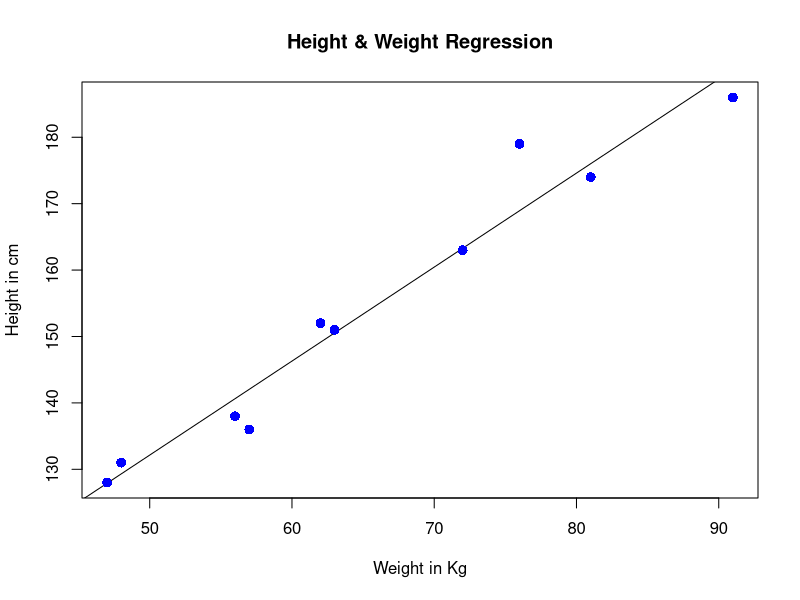
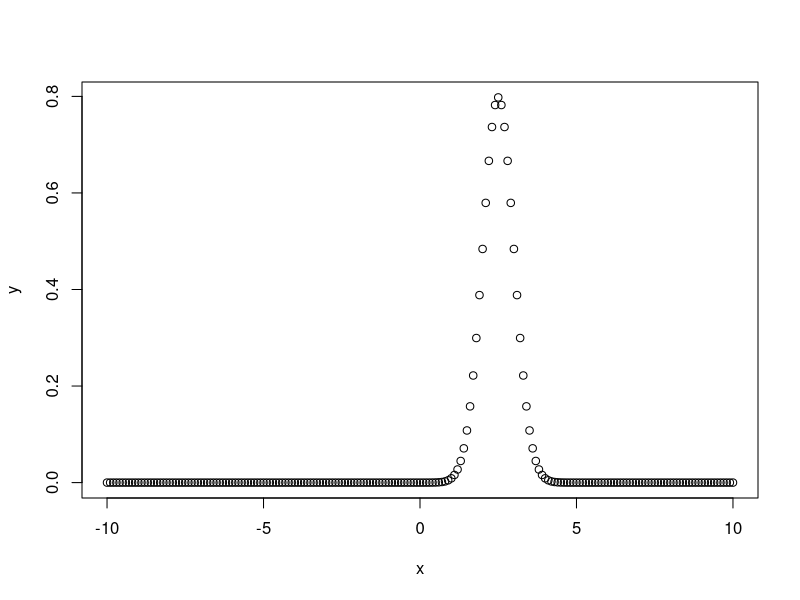
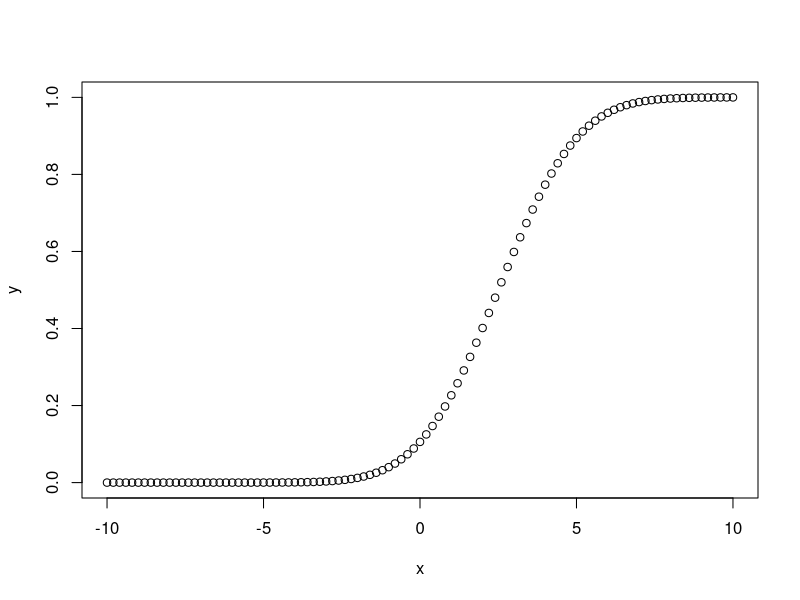
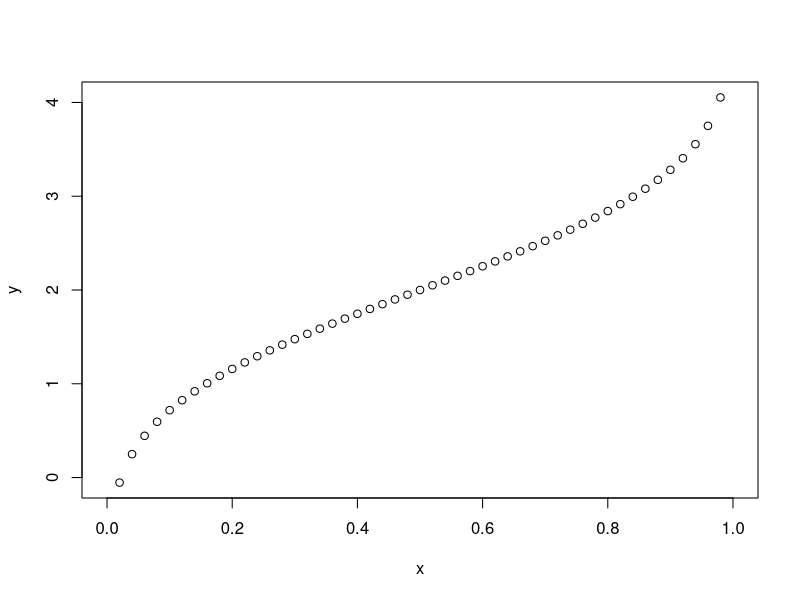
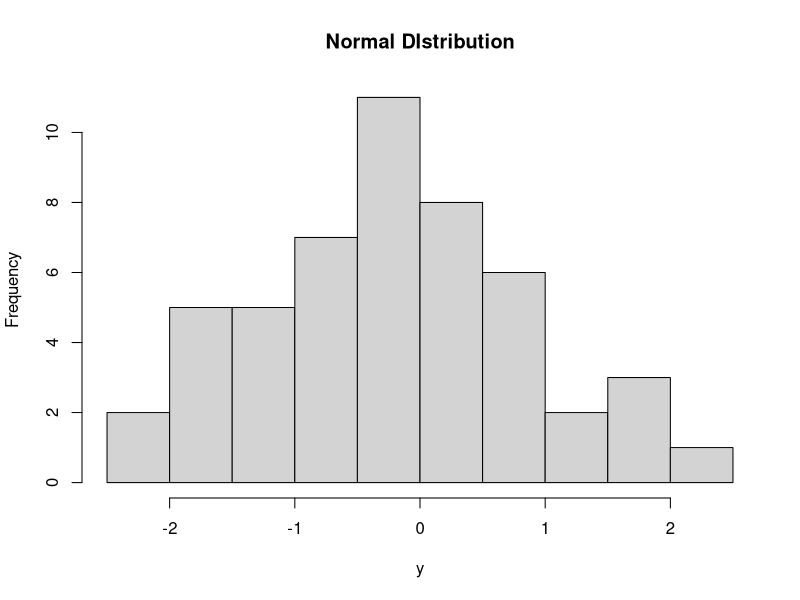
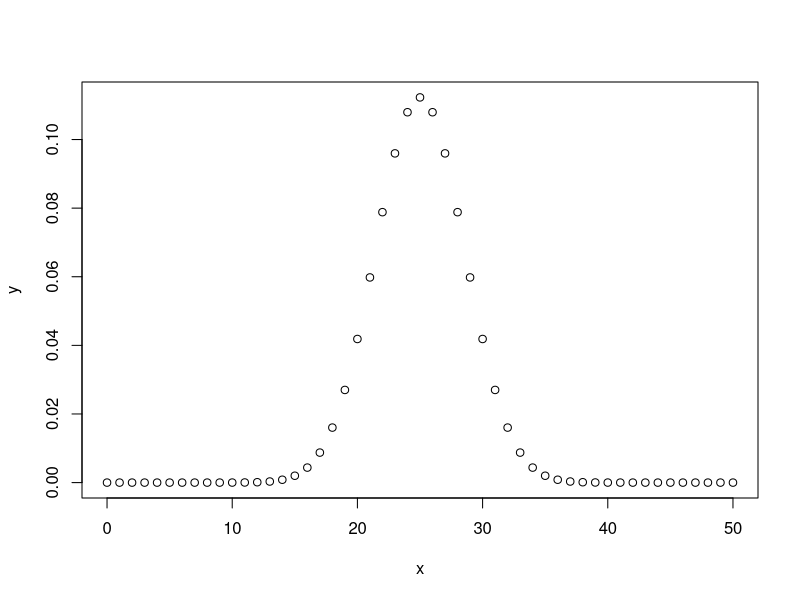
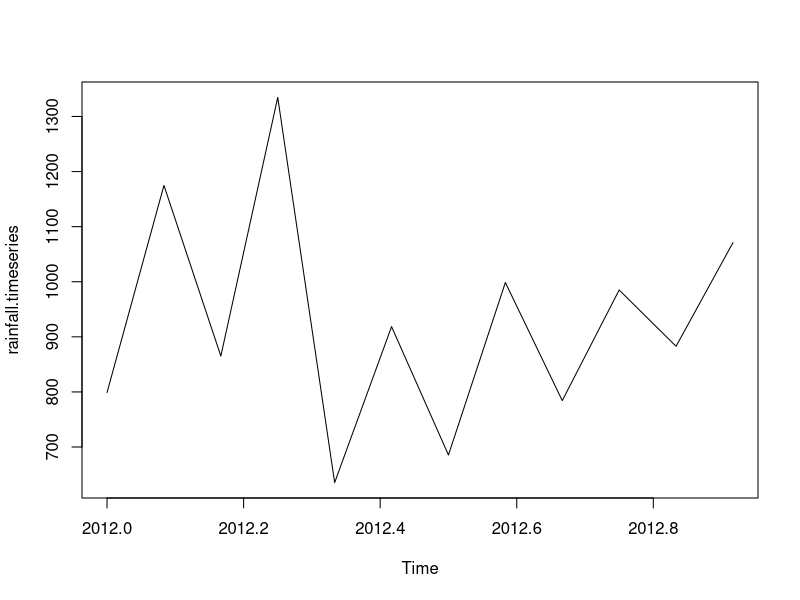
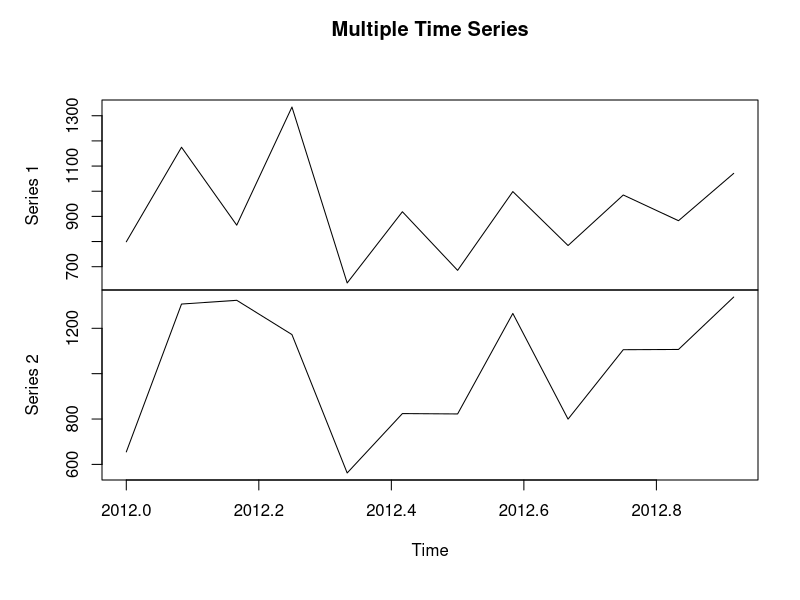

These figures' R source, in order:
################ Mean, Median and Mode ########################

x <- c(12,7,3,4.2,18,2,54,-21,8,-5)
result.mean <- mean(x)
print(result.mean)

x <- c(12,7,3,4.2,18,2,54,-21,8,-5)
# When trim = 0.3, 3 values from each end will be dropped from the calculations to find mean.
result.mean <- mean(x,trim = 0.3)
print(result.mean)

x <- c(12,7,3,4.2,18,2,54,-21,8,-5,NA)
result.mean <-  mean(x)
print(result.mean)
# Find mean dropping NA values.
result.mean <-  mean(x,na.rm = TRUE)
print(result.mean)


x <- c(12,7,3,4.2,18,2,54,-21,8,-5)
median.result <- median(x)
print(median.result)


getmode <- function(v) {
  uniqv <- unique(v)
  uniqv[which.max(tabulate(match(v, uniqv)))]
}

v <- c(2,1,2,3,1,2,3,4,1,5,5,3,2,3)
result <- getmode(v)
print(result)

charv <- c("o","it","the","it","it")
result <- getmode(charv)
print(result)

################ Linear Regression ########################
# One of these variable is called predictor variable whose value is gathered through experiments. 
# The other variable is called response variable whose value is derived from the predictor variable.
# y = ax + b
#   y is the response variable.
#   x is the predictor variable.
#   a and b are constants which are called the coefficients.

x <- c(151, 174, 138, 186, 128, 136, 179, 163, 152, 131)
y <- c(63, 81, 56, 91, 47, 57, 76, 72, 62, 48)
relation <- lm(y~x)
print(relation)
print(summary(relation))

a <- data.frame(x = 170)
result <-  predict(relation,a)
print(result)

png(file = "linearregression.png")
plot(y,x,col = "blue",main = "Height & Weight Regression",
     abline(lm(x~y)),cex = 1.3,pch = 16,xlab = "Weight in Kg",ylab = "Height in cm")
dev.off()


################ Multiple Regression ########################

# y = a + b1x1 + b2x2 +...bnxn
#   y is the response variable.
#   a, b1, b2...bn are the coefficients.
#   x1, x2, ...xn are the predictor variables.

input <- mtcars[,c("mpg","disp","hp","wt")]
print(head(input))
model <- lm(mpg~disp+hp+wt, data = input)
print(model)
cat("# # # # The Coefficient Values # # # ","\n")
a <- coef(model)[1]
print(a)
Xdisp <- coef(model)[2]
Xhp <- coef(model)[3]
Xwt <- coef(model)[4]
print(Xdisp)
print(Xhp)
print(Xwt)

# Y = 37.15+(-0.000937)*x1+(-0.0311)*x2+(-3.8008)*x2.91
# For a car with disp = 221, hp = 102 and wt = 2.91 the predicted mileage is ???
Y = a+(Xdisp)*221+(Xhp)*102+(Xwt)*2.91
Y


################ Logistic Regression ########################
# The Logistic Regression is a regression model in which the response variable (dependent variable) 
# has categorical values such as True/False or 0/1.
# The general mathematical equation for logistic regression is ???
# y = 1/(1+e^-(a+b1x1+b2x2+b3x3+...))
#   y is the response variable.
#   x is the predictor variable.
#   a and b are the coefficients which are numeric constants.
input <- mtcars[,c("am","cyl","hp","wt")]
print(head(input))
am.data = glm(formula = am ~ cyl + hp + wt, data = input, family = binomial)
print(summary(am.data))
# Conclusion
# In the summary as the p-value in the last column is more than 0.05 for the variables "cyl" and "hp", 
# we consider them to be insignificant in contributing to the value of the variable "am". 
# Only weight (wt) impacts the "am" value in this regression model.


################ Normal Distribution ########################
# R has four in built functions to generate normal distribution. They are described below.
#   dnorm(x, mean, sd)
#   pnorm(x, mean, sd)
#   qnorm(p, mean, sd)
#   rnorm(n, mean, sd)

#dnorm
# Create a sequence of numbers between -10 and 10 incrementing by 0.1.
x <- seq(-10, 10, by = .1)
# Choose the mean as 2.5 and standard deviation as 0.5.
y <- dnorm(x, mean = 2.5, sd = 0.5)
png(file = "dnorm.png")
plot(x,y)
dev.off()


#pnorm
# Create a sequence of numbers between -10 and 10 incrementing by 0.2.
x <- seq(-10,10,by = .2)
# Choose the mean as 2.5 and standard deviation as 2. 
y <- pnorm(x, mean = 2.5, sd = 2)
png(file = "pnorm.png")
plot(x,y)
dev.off()


#qnorm
# Create a sequence of probability values incrementing by 0.02.
x <- seq(0, 1, by = 0.02)
# Choose the mean as 2 and standard deviation as 3.
y <- qnorm(x, mean = 2, sd = 1)
png(file = "qnorm.png")
plot(x,y)
dev.off()


#rnorm
# Create a sample of 50 numbers which are normally distributed.
y <- rnorm(50)
# Give the chart file a name.
png(file = "rnorm.png")
hist(y, main = "Normal DIstribution")
dev.off()


###################### Binomial Distribution ######################################
# R has four in-built functions to generate binomial distribution. They are described below.
#   dbinom(x, size, prob)
#   pbinom(x, size, prob)
#   qbinom(p, size, prob)
#   rbinom(n, size, prob)


#dbinom
# Create a sample of 50 numbers which are incremented by 1.
x <- seq(0,50,by = 1)
# Create the binomial distribution.
y <- dbinom(x,50,0.5)
png(file = "dbinom.png")
plot(x,y)
dev.off()


#pbinom
# Probability of getting 26 or less heads from a 51 tosses of a coin.
x <- pbinom(26,51,0.5)
print(x)


#qbinom
# How many heads will have a probability of 0.25 will come out when a coin
# is tossed 51 times.
x <- qbinom(0.25,51,1/2)
print(x)


#rbinom
# Find 8 random values from a sample of 150 with probability of 0.4.
x <- rbinom(8,150,.4)
print(x)


###################### Poisson Regression ######################################
# Poisson Regression involves regression models in which the response variable is 
# in the form of counts and not fractional numbers. 
# For example, the count of number of births or number of wins in a football match series.

# The general mathematical equation for Poisson regression is ???
#    log(y) = a + b1x1 + b2x2 + bnxn.....
# y is the response variable.
# a and b are the numeric coefficients.
# x is the predictor variable.

input <- warpbreaks
print(head(input))

output <-glm(formula = breaks ~ wool+tension, data = warpbreaks, family = poisson)
print(summary(output))

# In the summary we look for the p-value in the last column to be less than 0.05 
# to consider an impact of the predictor variable on the response variable. 
# As seen the wooltype B having tension type M and H have impact on the count of breaks.


######################### Analysis of Covariance ###########################################

# ANCOVA Analysis

# The simple regression analysis gives multiple results for each value of the categorical variable. 
# In such scenario, we can study the effect of the categorical variable 
# by using it along with the predictor variable and comparing the regression lines 
# for each level of the categorical variable. Such an analysis is termed as Analysis of Covariance 
# also called as ANCOVA.

#    We create a regression model taking "hp" as the predictor variable 
#    and "mpg" as the response variable taking into account the interaction between "am" and "hp".


# Model with interaction between categorical variable and predictor variable
input <- mtcars[,c("am","mpg","hp")]
print(head(input))
result <- aov(mpg~hp*am,data = input)
print(summary(result))
# This result shows that both horse power and transmission type 
# has significant effect on miles per gallon as the p value in both cases is less than 0.05. 
# But the interaction between these two variables is not significant as the p-value is more than 0.05.


# Model without interaction between categorical variable and predictor variable
result <- aov(mpg~hp+am,data = input)
print(summary(result))
# This result shows that both horse power and transmission type has significant effect 
# on miles per gallon as the p value in both cases is less than 0.05.


# Comparing Two Models
#Now we can compare the two models to conclude if the interaction of the variables is truly in-significant. 
#For this we use the anova() function.
result1 <- aov(mpg~hp*am,data = input)
result2 <- aov(mpg~hp+am,data = input)
print(anova(result1,result2))
# As the p-value is greater than 0.05 we conclude that the interaction between horse power 
# and transmission type is not significant. So the mileage per gallon will depend in a similar manner 
# on the horse power of the car in both auto and manual transmission mode.


############################ Time Series Analysis #########################################

# Get the data points in form of a R vector.
rainfall <- c(799,1174.8,865.1,1334.6,635.4,918.5,685.5,998.6,784.2,985,882.8,1071)
# Convert it to a time series object.
rainfall.timeseries <- ts(rainfall,start = c(2012,1),frequency = 12)
print(rainfall.timeseries)
png(file = "rainfall.png")
plot(rainfall.timeseries)
dev.off()

rainfall1 <- c(799,1174.8,865.1,1334.6,635.4,918.5,685.5,998.6,784.2,985,882.8,1071)
rainfall2 <- 
  c(655,1306.9,1323.4,1172.2,562.2,824,822.4,1265.5,799.6,1105.6,1106.7,1337.8)
combined.rainfall <-  matrix(c(rainfall1,rainfall2),nrow = 12)
rainfall.timeseries <- ts(combined.rainfall,start = c(2012,1),frequency = 12)
print(rainfall.timeseries)
png(file = "rainfall_combined.png")
plot(rainfall.timeseries, main = "Multiple Time Series")
dev.off()


################################### Nonlinear Least Square ##########################################


























